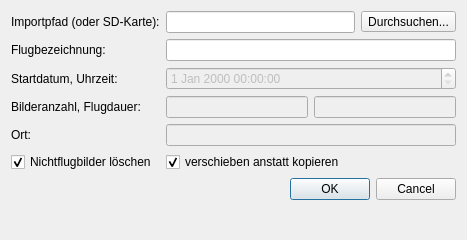
<?xml version="1.0" encoding="UTF-8"?>
<ui version="4.0">
 <class>Dialog</class>
 <widget class="QDialog" name="Dialog">
  <property name="geometry">
   <rect>
    <x>0</x>
    <y>0</y>
    <width>467</width>
    <height>240</height>
   </rect>
  </property>
  <property name="windowTitle">
   <string>Dialog</string>
  </property>
  <layout class="QFormLayout" name="formLayout">
   <item row="0" column="0">
    <widget class="QLabel" name="label_3">
     <property name="text">
      <string>Importpfad (oder SD-Karte):</string>
     </property>
    </widget>
   </item>
   <item row="0" column="1">
    <layout class="QHBoxLayout" name="horizontalLayout_2">
     <item>
      <widget class="QLineEdit" name="sourceLE"/>
     </item>
     <item>
      <widget class="QToolButton" name="sourceTB">
       <property name="text">
        <string>Durchsuchen...</string>
       </property>
      </widget>
     </item>
    </layout>
   </item>
   <item row="1" column="0">
    <widget class="QLabel" name="label_2">
     <property name="text">
      <string>Flugbezeichnung:</string>
     </property>
    </widget>
   </item>
   <item row="1" column="1">
    <widget class="QLineEdit" name="flightnameLE">
     <property name="minimumSize">
      <size>
       <width>0</width>
       <height>20</height>
      </size>
     </property>
    </widget>
   </item>
   <item row="2" column="0">
    <widget class="QLabel" name="label">
     <property name="text">
      <string>Startdatum, Uhrzeit:</string>
     </property>
    </widget>
   </item>
   <item row="2" column="1">
    <widget class="QDateTimeEdit" name="dateTimeEdit">
     <property name="enabled">
      <bool>false</bool>
     </property>
     <property name="autoFillBackground">
      <bool>false</bool>
     </property>
     <property name="readOnly">
      <bool>false</bool>
     </property>
    </widget>
   </item>
   <item row="3" column="0">
    <widget class="QLabel" name="label_4">
     <property name="text">
      <string>Bilderanzahl, Flugdauer:</string>
     </property>
    </widget>
   </item>
   <item row="3" column="1">
    <layout class="QHBoxLayout" name="horizontalLayout">
     <item>
      <widget class="QLineEdit" name="lineEdit">
       <property name="enabled">
        <bool>false</bool>
       </property>
      </widget>
     </item>
     <item>
      <widget class="QLineEdit" name="lineEdit_2">
       <property name="enabled">
        <bool>false</bool>
       </property>
      </widget>
     </item>
    </layout>
   </item>
   <item row="5" column="0">
    <widget class="QCheckBox" name="nurFlugBilder">
     <property name="text">
      <string>Nichtflugbilder löschen</string>
     </property>
     <property name="checked">
      <bool>true</bool>
     </property>
    </widget>
   </item>
   <item row="5" column="1">
    <widget class="QCheckBox" name="SDCard_leeren">
     <property name="text">
      <string>verschieben anstatt kopieren</string>
     </property>
     <property name="checked">
      <bool>true</bool>
     </property>
    </widget>
   </item>
   <item row="11" column="1">
    <widget class="QDialogButtonBox" name="buttonBox">
     <property name="orientation">
      <enum>Qt::Horizontal</enum>
     </property>
     <property name="standardButtons">
      <set>QDialogButtonBox::Cancel|QDialogButtonBox::Ok</set>
     </property>
    </widget>
   </item>
   <item row="4" column="0">
    <widget class="QLabel" name="label_5">
     <property name="text">
      <string>Ort:</string>
     </property>
    </widget>
   </item>
   <item row="4" column="1">
    <widget class="QLineEdit" name="lineEdit_3">
     <property name="enabled">
      <bool>false</bool>
     </property>
    </widget>
   </item>
  </layout>
 </widget>
 <resources/>
 <connections>
  <connection>
   <sender>buttonBox</sender>
   <signal>accepted()</signal>
   <receiver>Dialog</receiver>
   <slot>accept()</slot>
   <hints>
    <hint type="sourcelabel">
     <x>248</x>
     <y>254</y>
    </hint>
    <hint type="destinationlabel">
     <x>157</x>
     <y>274</y>
    </hint>
   </hints>
  </connection>
  <connection>
   <sender>buttonBox</sender>
   <signal>rejected()</signal>
   <receiver>Dialog</receiver>
   <slot>reject()</slot>
   <hints>
    <hint type="sourcelabel">
     <x>316</x>
     <y>260</y>
    </hint>
    <hint type="destinationlabel">
     <x>286</x>
     <y>274</y>
    </hint>
   </hints>
  </connection>
 </connections>
</ui>
